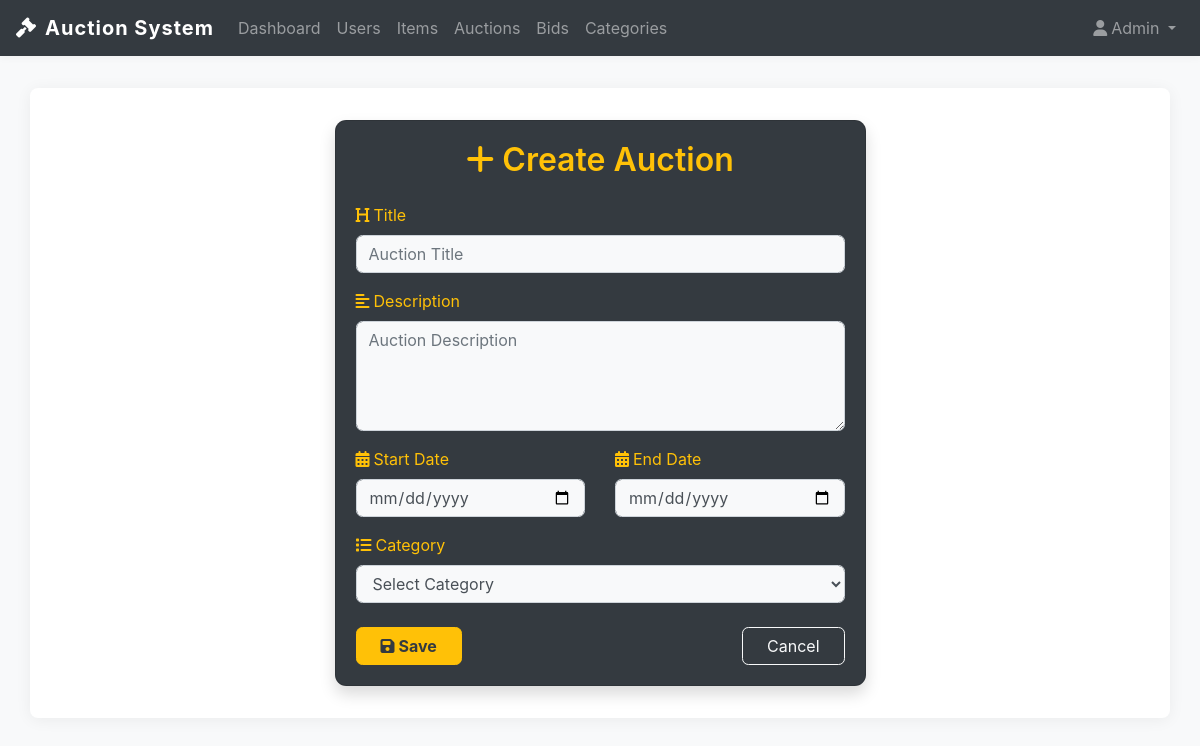
The page /edit_auction/1 (signed in) on the database as committed earlier.
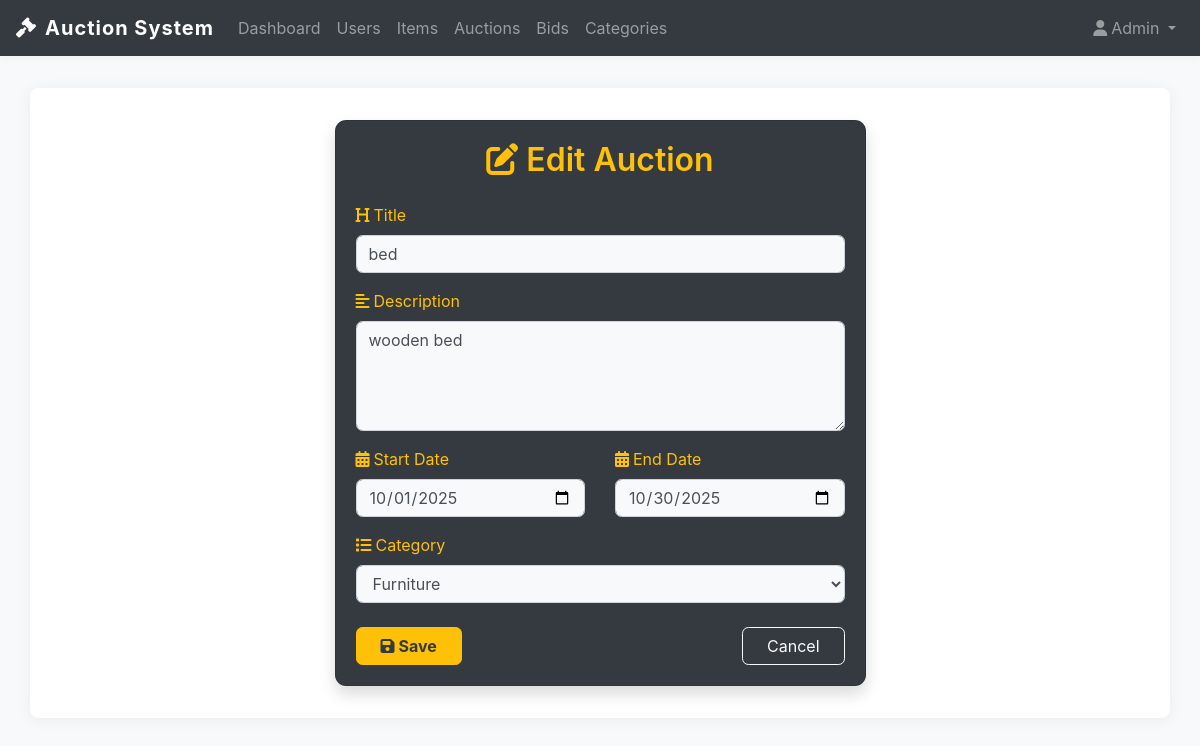
The same page on the database as committed later.
### app.py (models this page shows)
class Auction(db.Model):
    id = db.Column(db.Integer, primary_key=True)
    title = db.Column(db.String(200))
    description = db.Column(db.Text)
    start_date = db.Column(db.DateTime)
    end_date = db.Column(db.DateTime)
    category_id = db.Column(db.Integer, db.ForeignKey('category.id'))
    category = db.relationship('Category', backref='auctions')
    bids = db.relationship('Bid', backref='auction', lazy=True)

class Category(db.Model):
    id = db.Column(db.Integer, primary_key=True)
    name = db.Column(db.String(100), unique=True)

### app.py (the view, shortened to what this page needs)
@app.route('/edit_auction/<int:id>', methods=['GET', 'POST'])
def edit_auction(id):
    if 'user_id' not in session:
        return redirect('/login')
    auction = Auction.query.get(id)
    categories = Category.query.all()
    return render_template('auction_form.html', auction=auction, categories=categories)

### templates/auction_form.html (shortened to what this page needs)
{% extends 'base.html' %}
{% block content %}
<div class="row justify-content-center">
    <div class="col-md-8 col-lg-6">
        <div class="card bg-dark text-warning shadow">
            <div class="card-body">
                <h2 class="mb-4 text-center">{% if auction %}<i class="fas fa-edit mr-2"></i>Edit{% else %}<i class="fas fa-plus mr-2"></i>Create{% endif %} Auction</h2>
                <form method="post">
                    <div class="form-group">
                        <label><i class="fas fa-heading mr-1"></i>Title</label>
                        <input name="title" class="form-control bg-light" placeholder="Auction Title" value="{{ auction.title if auction else '' }}" required>
                    </div>
                    <div class="form-group">
                        <label><i class="fas fa-align-left mr-1"></i>Description</label>
                        <textarea name="description" class="form-control bg-light" placeholder="Auction Description" rows="4" required>{{ auction.description if auction else '' }}</textarea>
                    </div>
                    <div class="row">
                        <div class="col-md-6">
                            <div class="form-group">
                                <label><i class="fas fa-calendar-alt mr-1"></i>Start Date</label>
                                <input name="start_date" type="date" class="form-control bg-light" value="{% if auction and auction.start_date %}{% if auction.start_date.strftime is defined %}{{ auction.start_date.strftime('%Y-%m-%d') }}{% else %}{{ auction.start_date }}{% endif %}{% endif %}" required>
                            </div>
                        </div>
                        <div class="col-md-6">
                            <div class="form-group">
                                <label><i class="fas fa-calendar-alt mr-1"></i>End Date</label>
                                <input name="end_date" type="date" class="form-control bg-light" value="{% if auction and auction.end_date %}{% if auction.end_date.strftime is defined %}{{ auction.end_date.strftime('%Y-%m-%d') }}{% else %}{{ auction.end_date }}{% endif %}{% endif %}" required>
                            </div>
                        </div>
                    </div>
                    <div class="form-group">
                        <label><i class="fas fa-list mr-1"></i>Category</label>
                        <select name="category_id" class="form-control bg-light" required>
                            <option value="">Select Category</option>
                            {% for c in categories %}
                                <option value="{{ c.id }}" {% if auction and auction.category_id == c.id %}selected{% endif %}>{{ c.name }}</option>
                            {% endfor %}
                        </select>
                    </div>
                    <div class="d-flex justify-content-between mt-4">
                        <button type="submit" class="btn btn-warning text-dark font-weight-bold px-4"><i class="fas fa-save mr-1"></i>Save</button>
                        <a href="/auctions" class="btn btn-outline-light px-4">Cancel</a>
                    </div>
                </form>
            </div>
        </div>
    </div>
</div>
{% endblock %}

Rows that differ between the two databases and show on the page:
added Auction: title "bed", description "wooden bed", start_date "10/01/2025", end_date "10/30/2025", category_id "Furniture"
Other text that changed with them:
form field category_id: "Select Category" → (not shown)
text no longer shown: "Create"
text now shown: "Edit"
